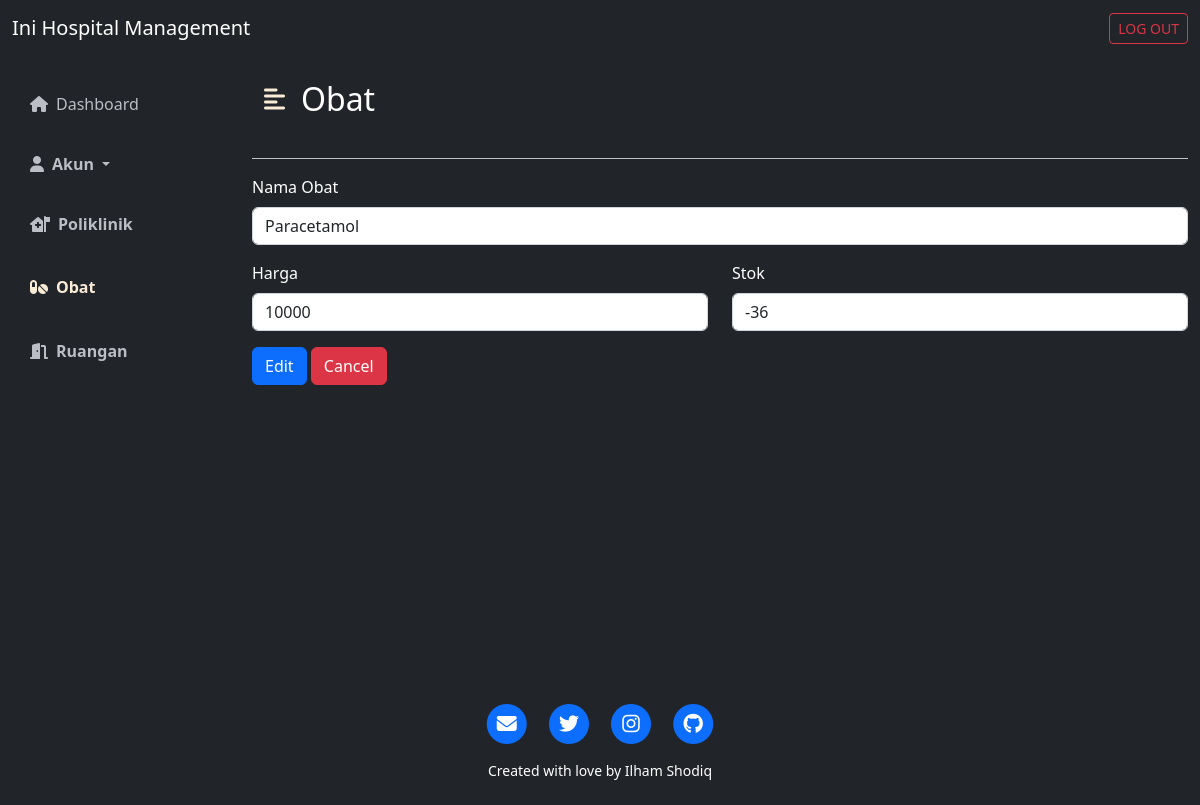
/menu_admin/admin_edit_obat.php?id_obat=1, run on the app's committed database.
### tables this page shows
CREATE TABLE IF NOT EXISTS `obat` (
  `id_obat` int(11) NOT NULL AUTO_INCREMENT,
  `nama_obat` varchar(50) NOT NULL DEFAULT '0',
  `harga` float NOT NULL DEFAULT '0',
  `stok` int(11) DEFAULT NULL,
  PRIMARY KEY (`id_obat`)
);

### menu_admin/admin_edit_obat.php (the view, shortened to what this page needs)
<!DOCTYPE html>
<html lang="en">
<head>
    <link href="https://cdn.jsdelivr.net/npm/bootstrap@5.2.0-beta1/dist/css/bootstrap.min.css" rel="stylesheet">
    <link rel="stylesheet" href="https://cdnjs.cloudflare.com/ajax/libs/font-awesome/6.1.1/css/all.min.css" />
    <link rel="stylesheet" href="../css/style_dashboard.css">
</head>
<body>
    <?php
    include "../koneksi.php";
    $id_obat = $_GET['id_obat'];
    $sql = "SELECT * FROM obat WHERE id_obat = '$id_obat'";
    $query = $koneksi->query($sql);
    ?>
    <nav class="navbar navbar-dark bg-dark">
        <div class="container-fluid">
            <a class="navbar-brand" href="#"> Ini Hospital Management</a>
            <a href="../logout.php" class="btn btn-outline-danger btn-sm" role="button">LOG OUT</a>
        </div>
    </nav>
    <div class="d-flex bg-dark text-white" id="wrapper">
        <div class="bg-dark" id="sidebar-wrapper">
            <div class="list-group list-group-flush my-3">
                <a href="admin_dashboard.php" class="list-group-item list-group-item-action bg-transparent second-text"><i class="fas fa-home me-2"></i>Dashboard</a>
                <a class="navbar-toggler list-group-item list-group-item-action bg-transparent second-text fw-bold nav-link dropdown-toggle second-text fw-bold" href="#" id="accountDropdown" role="button" data-bs-toggle="dropdown">
                    <i class="fas fa-user me-2"></i>Akun
                </a>
                <a href="admin_poliklinik.php" class="list-group-item list-group-item-action bg-transparent second-text fw-bold"><i class="fas fa-house-medical-flag me-2"></i>Poliklinik</a>
                <a href="admin_obat.php" class="list-group-item list-group-item-action bg-transparent second-text fw-bold active"><i class="fas fa-pills me-2"></i>Obat</a>
                <a href="admin_ruangan.php" class="list-group-item list-group-item-action bg-transparent second-text fw-bold"><i class="fas fa-door-open me-2"></i>Ruangan</a>
            </div>
        </div>
        <div id="page-content-wrapper">
            <nav class="navbar navbar-expand-lg navbar-light bg-transparent py-4 px-4">
                <div class="d-flex align-items-center">
                    <i class="fas fa-align-left primary-text fs-4 me-3" id="menu-toggle"></i>
                    <h2 class="fs-2 m-0">Obat</h2>
                </div>
            </nav>
            <div class="container-sm">
                <hr class="border-light border-2 opacity-75">
                <?php
                if ($query) {
                    while ($data = mysqli_fetch_array($query)) {
                ?>
                        <form action="" method="post">
                            <div class="mb-3">
                                <label for="inputnamaobat" class="form-label">Nama Obat</label>
                                <input type="text" class="form-control" id="inputnamaobat" name="nama_obat" value="<?php echo $data['nama_obat'] ?>">
                            </div>
                            <div class="row">
                                <div class="mb-3 col-md-6">
                                    <label for="inputharga" class="form-label">Harga</label>
                                    <input type="text" class="form-control" id="inputharga" name="harga" value="<?php echo $data['harga'] ?>">
                                </div>
                                <div class="mb-3 col-md-6">
                                    <label for="inputstok" class="form-label">Stok</label>
                                    <input type="number" class="form-control" id="inputstok" name="stok" value="<?php echo $data['stok'] ?>">
                                </div>
                            </div>
                            <input class="btn btn-primary" type="submit" name="edit" value="Edit">
                            <a class="btn btn-danger" href="admin_obat.php" role="button">Cancel</a>
                        </form>
                <?php
                    }
                }
                ?>
            </div>
        </div>
    </div>
    <footer class="bg-dark text-center text-white p-4">
        <div class="row gx-4 gx-lg-5 justify-content-center">
            <div class="col-md-10 col-lg-8 col-xl-7">
                <ul class="list-inline text-center">
                    <li class="list-inline-item">
                        <a href="mailto:ilhambheh@gmail.com">
                            <span class="fa-stack fa-lg">
                                <i class="fas fa-circle fa-stack-2x"></i>
                                <i class="fas fa-envelope fa-stack-1x fa-inverse"> </i>
                            </span>
                        </a>
                    </li>
                    <li class="list-inline-item">
                        <a href="https://twitter.com/The12sMB">
                            <span class="fa-stack fa-lg">
                                <i class="fas fa-circle fa-stack-2x"></i>
                                <i class="fab fa-twitter fa-stack-1x fa-inverse"></i>
                            </span>
                        </a>
                    </li>
                    <li class="list-inline-item">
                        <a href="https://www.instagram.com/ilham_shodq/">
                            <span class="fa-stack fa-lg">
                                <i class="fas fa-circle fa-stack-2x"></i>
                                <i class="fab fa-instagram fa-stack-1x fa-inverse"></i>
                            </span>
                        </a>
                    </li>
                    <li class="list-inline-item">
                        <a href="https://github.com/ilhamshodiq">
                            <span class="fa-stack fa-lg">
                                <i class="fas fa-circle fa-stack-2x"></i>
                                <i class="fab fa-github fa-stack-1x fa-inverse"></i>
                            </span>
                        </a>
                    </li>
                </ul>
                <div class="small text-center">Created with love by Ilham Shodiq</div>
            </div>
        </div>
    </footer>
</body>
</html>

### css/style_dashboard.css (style rules this page uses)
:root { --main-text-color: antiquewhite; --second-text-color: #bbbec5; --second-bg-color: #c1efde; }
.primary-text { color: var(--main-text-color); }
.second-text { color: var(--second-text-color); }
#wrapper { overflow-x: hidden; }
#sidebar-wrapper { min-height: 78vh; margin-left: -15rem; -webkit-transition: margin 0.25s ease-out; -moz-transition: margin 0.25s ease-out; -o-transition: margin 0.25s ease-out; transition: margin 0.25s ease-out; }
#sidebar-wrapper .list-group { width: 15rem; }
#page-content-wrapper { min-width: 100vw; }
#menu-toggle { cursor: pointer; }
.list-group-item { border: none; padding: 20px 30px; }
.list-group-item.active { background-color: transparent; color: var(--main-text-color); font-weight: bold; border: none; }
@media (min-width: 768px) { #sidebar-wrapper { margin-left: 0; } }
@media (min-width: 768px) { #page-content-wrapper { min-width: 0; width: 100%; } }

### data on the page
obat: nama_obat "Paracetamol", harga "10000", stok "-36"
